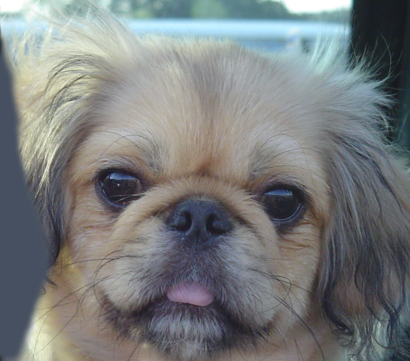
%> input picture Assignment 1/data/dog.bmp, 410 x 361 px
$ octave MakeHybrid2.m   (GNU Octave 9; MATLAB toolbox functions it lacks are replaced by stand-ins)
%> lines starting %> are read from the running program, lines starting %| are printed output that depends on the picture
### Assignment 1/displayFFT.m
function outputArg1 = displayFFT(F)
%displayFFT Move the Fourier transform of the img to the center to display
%

S1=fftshift(log(1+abs(F)));

outputArg1 = imshow(S1,[]);

end

### Assignment 1/MakeHybrid2.m

% Author: Abdallah S. Abdallah aua639@psu.edu
% MakeHybrid - Version: 0.1


%Usefull link https://stackoverflow.com/questions/25474326/abs-function-for-fft2-is-not-working-in-matlab

clear;clc;

close all; % closes all figures

%% Setup
% read images and convert to floating point format
image1 = imread('./data/dog.bmp');
%> image1 is the input picture: size 361x410x3 uint8; mean R, G, B 121.2, 124.5, 125
image2 = imread('./data/cat.bmp');
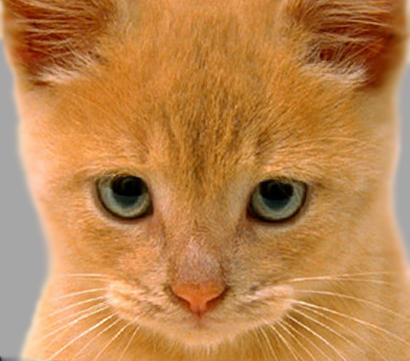
%> input picture Assignment 1/data/cat.bmp, 410 x 361 px
%> image2 is the input picture: size 361x410x3 uint8; mean R, G, B 188.3, 132.5, 77.1

figure;imshowpair(image1, image2, 'montage');
%> after `imshowpair(image1, image2, 'montage')`:
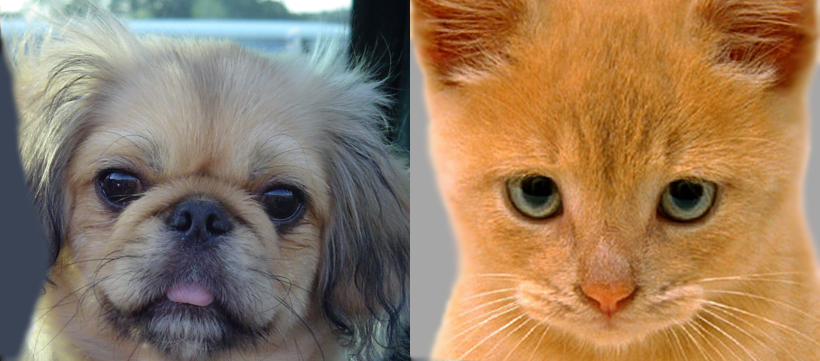
%> displayed picture: size 361x820x3, on the screen's scale of 0 to 255; mean R, G, B 150, 123.9, 96.4


image1double = double (image1)/255;
image2double = double (image2)/255;

im2 = rgb2gray(image1double);
im1 = rgb2gray(image2double);
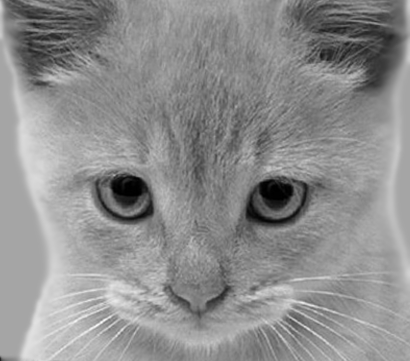
%> im1: size 361x410 double; min 0, max 0.988, mean 0.56

[im1h, im1w] = size(im1);
%> im1h = 361; im1w = 410
[im2h, im2w] = size(im2);
%> im2h = 361; im2w = 410

hs = 50; % filter half-size
%fil = fspecial('gaussian', hs*2+1, 10);
% fil = fspecial('sobel'); %, hs*2+1, 10);
fil = fspecial('disk',10); %, hs*2+1, 10);


fftsize = 1024; % should be order of 2 (for speed) and include padding


%% Applying the filters on input image (1)
im1_fft  = fft2(im1,  fftsize, fftsize);
im2_fft = fft2(im2, fftsize, fftsize);
fil_fft = fft2(fil,fftsize,fftsize);

figure ;
fontSize = 11;
n = 4; r = 2;

%% Show first image
subplot(r,n,1);
imshow(im1, []);
title('Gray Image', 'FontSize', fontSize, 'Interpreter', 'None');

subplot(r,n,5);
imshow(im2,[]);

%% Fourier Transforms

subplot(r,n,2);
displayFFT(im1_fft);

title('FFT', 'FontSize', fontSize, 'Interpreter', 'None');

subplot(r,n,6);
displayFFT(im2_fft);
%> in displayFFT (call 2), `S1=fftshift(log(1+abs(F)));`:
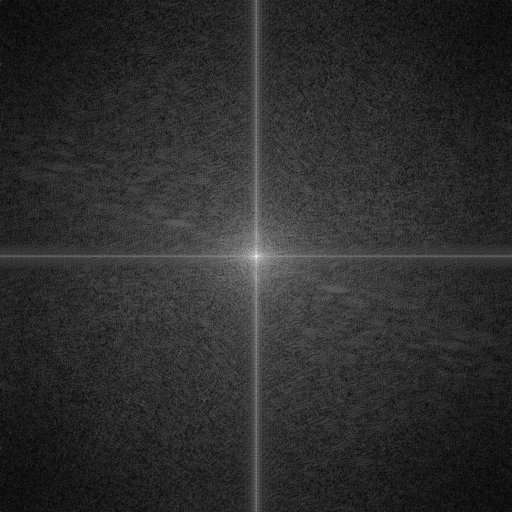
%> S1: size 1024x1024 double (shown at 1/2 size); min 0.00522, max 11.18, mean 2; drawn with min black and max white

%% Croping The F Domain

mask = zeros(size(im1_fft));   %Same size as FFT1

radius = 50; %radius of the circle
maskSize = size(mask);
%> maskSize = [1024 1024]
x = maskSize(2)/2;
%> x = 512
y = maskSize(1)/2;
%> y = 512


RGBmask1 = insertShape(mask,'filledcircle',[x y radius*2]);
RGBmask2 = insertShape(mask,'filledcircle',[x y radius]);

graymask1 = rgb2gray(RGBmask1);
graymask2 = rgb2gray(RGBmask2);

o1 = graymask1 .*fftshift(im1_fft) ;
o2 = ~graymask2 .* fftshift(im2_fft);

T = o1+o2 ;  %combine both highpass and lowpass of both images
T=ifftshift(T); %After they are added move it back to the way Matlab understands it

%Display these masked images
subplot(r,n,3);
displayFFT(ifftshift(o1));
%> in displayFFT (call 3), `S1=fftshift(log(1+abs(F)));`:
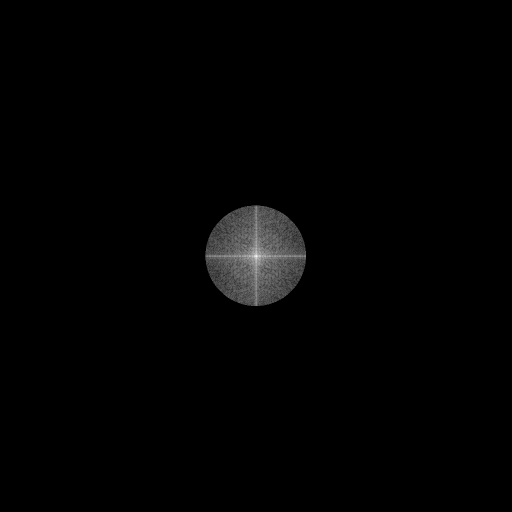
%> S1: size 1024x1024 double (shown at 1/2 size); min 0, max 10.69, mean 0.116; drawn with min black and max white

title('Masked Image', 'FontSize', fontSize, 'Interpreter', 'None');

subplot(r,n,7);
displayFFT(ifftshift(o2));
%> in displayFFT (call 4), `S1=fftshift(log(1+abs(F)));`:
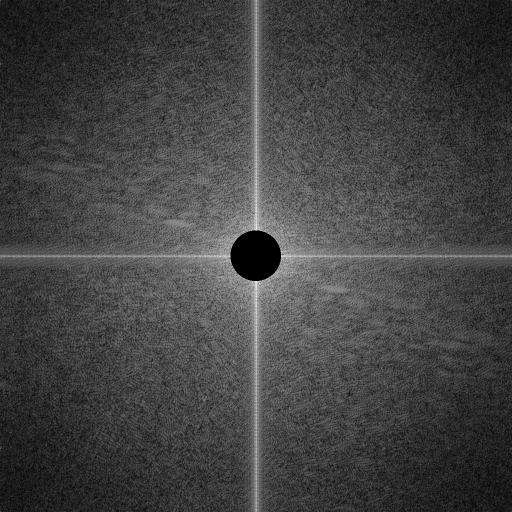
%> S1: size 1024x1024 double (shown at 1/2 size); min 0, max 7.45, mean 1.95; drawn with min black and max white

subplot(r,n,4);
displayFFT(T);
%% Multiplying in Frequency domain instead of concolution in spatial domain
im1_fil = ifft2(T);                               % 4) inverse fft2
im1_fil = im1_fil(1+hs:size(im1,1)+hs, 1+hs:size(im1, 2)+hs); % 5) remove padding

subplot(r,n,8);
imshow(im1_fil);
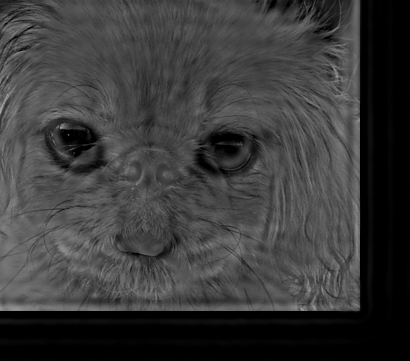
%> displayed picture: size 361x410, on the screen's scale of 0 to 255; min 0, max 174, mean 58.2

figure; imshow(im1_fil);
